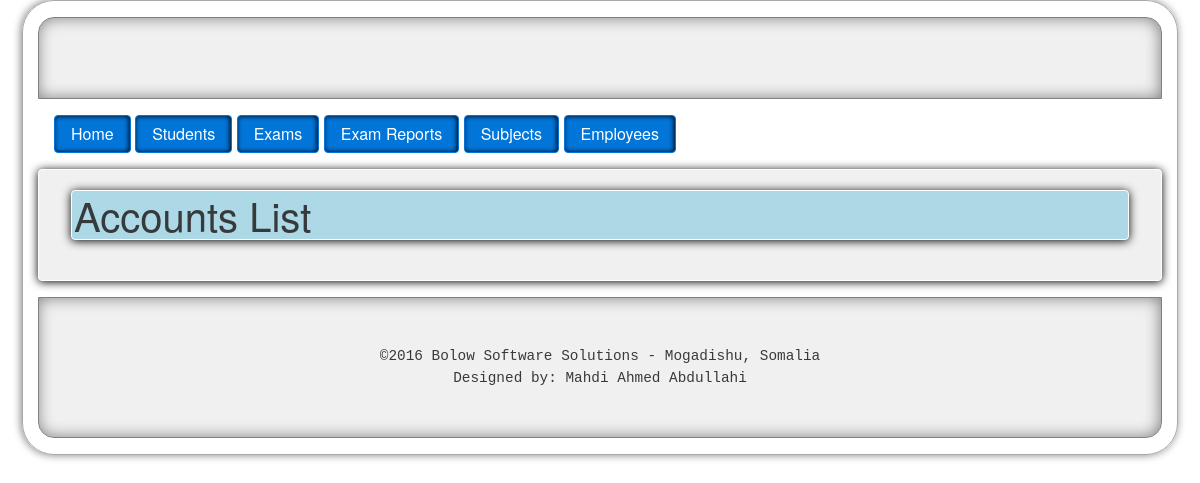
Before: /cms/accounts/ with the older database file.
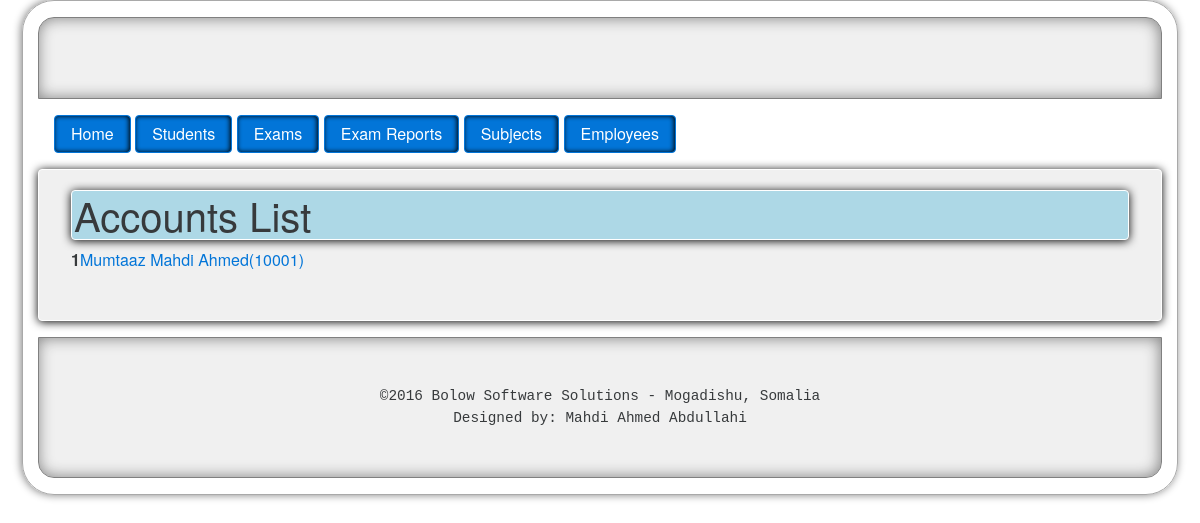
After: the same page with the newer database file.
### university/models.py (models this page shows)
class Account(models.Model):
    owner = models.ForeignKey(Student)
    number = models.IntegerField()
    balance = models.DecimalField(decimal_places=2, max_digits=12, default=0.0)
    def __str__(self):
        return str(self.owner) + '(' + str(self.number) + ')'

class Student(models.Model):
    first_name = models.CharField(max_length=30)
    middle_name = models.CharField(max_length=30)
    last_name = models.CharField(max_length=30)
    DateOfBirth = models.DateField()
    address = models.TextField(default=None)
    phone = models.CharField(max_length=30)
    guardian = models.CharField(max_length=50)
    guardian_phone = models.CharField(max_length=30)
    status = models.BooleanField(default=False)
    registered = models.DateField(default = timezone.now)
    registered_by = models.ForeignKey(User)
    classroom = models.ForeignKey(Classroom)
    last_updated = models.DateTimeField(default=timezone.now)
    def __str__(self):
        return self.first_name + " " + self.middle_name + " " + self.last_name

### university/views.py (the view)
def accounts_list(request):
    accounts = Account.objects.all()
    return render(request, 'account/accounts_list.html', {'accounts':accounts})

### university/templates/account/accounts_list.html
{% extends 'university/layout.html' %}
{% block content %}
<h1>Accounts List</h1>
{% for account in accounts %}
	<p><b>{{ account.pk }}</b><a href="{%	url	"account_details"	pk=account.pk	%}">{{ account }}</a></p>
{% endfor %}
{% endblock %}

Changed rows visible on the page:
added Account: pk "1", owner+number "Mumtaaz Mahdi Ahmed(10001)"
